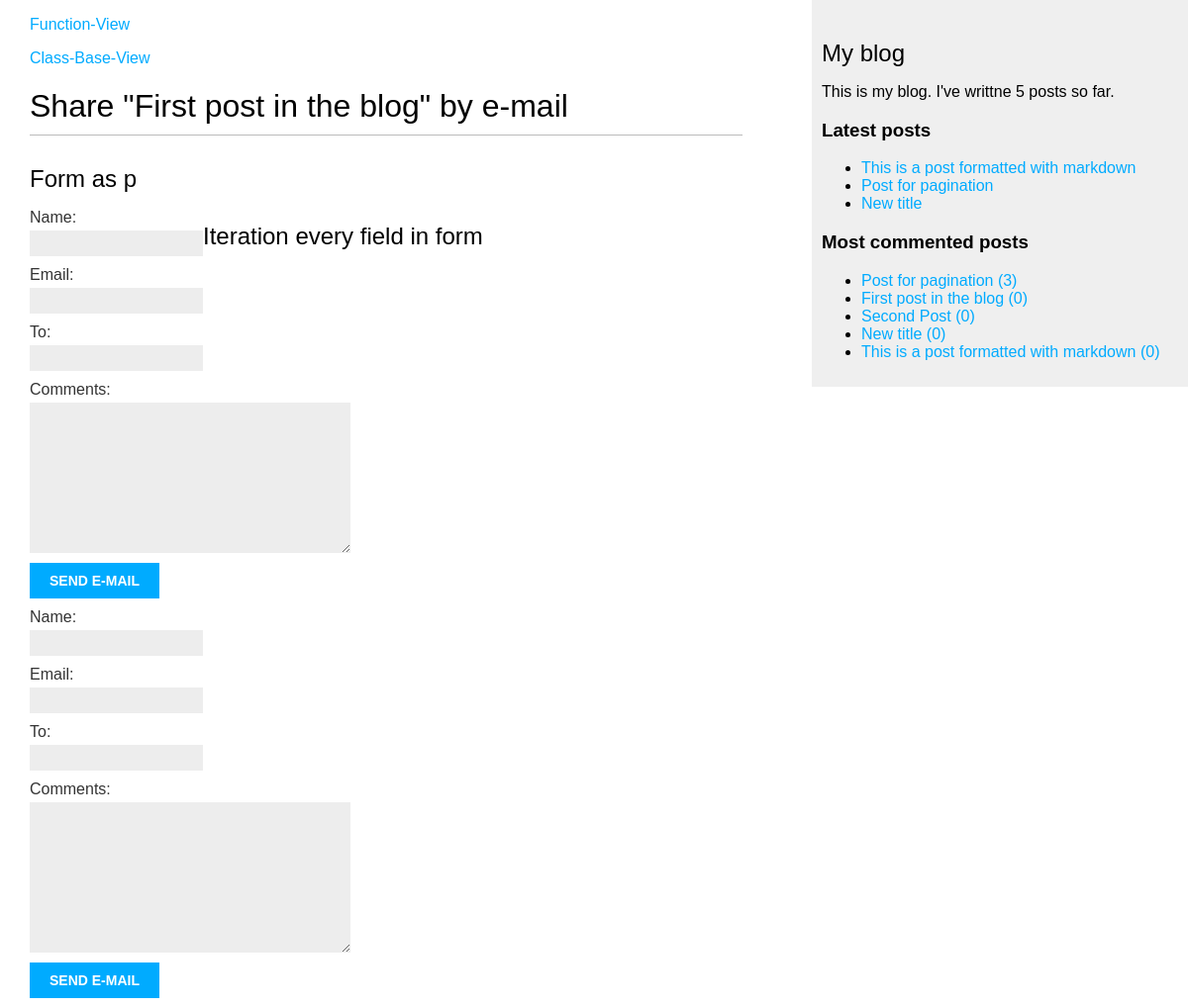
Screenshot of /blog/1/share/ with the database file from the repository.
### blog/models.py (models this page shows, shortened)
class Post(models.Model):
    STATUS_CHOICES = (
        ('draft', 'Draft'),
        ('published', 'Published'),
    )
    title = models.CharField(max_length=250)
    slug = models.SlugField(max_length=250, unique_for_date='publish')
    author = models.ForeignKey(User, on_delete=models.CASCADE,
                               related_name='blog_posts')
    body = models.TextField()
    publish = models.DateTimeField(default=timezone.now)
    created = models.DateTimeField(auto_now_add=True)
    updated = models.DateTimeField(auto_now=True)
    status = models.CharField(max_length=10, choices=STATUS_CHOICES,
                              default='draft')
    objects = models.Manager()  # Менеджер по умолчанию.
    published = PublishedManager()  # Наш новый менеджер.
    tags = TaggableManager()
    class Meta:
        ordering = ('-publish',)
    def get_absolute_url(self):
        return reverse('blog:post_detail', args=[self.publish.year,
                                                 self.publish.month,
                                                 self.publish.day, self.slug])

### blog/views.py (the view)
# urls.py: path('<int:post_id>/share/', views.post_share, name='post_share'),
def post_share(request, post_id):
    post = get_object_or_404(Post, id=post_id, status='published')
    sent = False  # Отправлено ли сообщение, передаем в контекст
    if request.method == 'POST':
        form = EmailPostForm(request.POST)
        if form.is_valid():
            cd = form.cleaned_data
            post_url = request.build_absolute_uri(post.get_absolute_url())
            subject = f'{cd["name"]} ({cd["email"]}) recommends you reading ' \
                f'"{post.title}"'
            message = f'Read "{post.title}" at {post_url}\n\n{cd["name"]}\'s ' \
                f'comments: {cd["comments"]}'
            send_mail(subject, message, 'admin@localhost', [cd["to"]])
            sent = True
    else:
        form = EmailPostForm()
    return render(request, 'blog/post/share.html', {'post': post,
                                                    'form': form,
                                                    'sent': sent})

### blog/forms.py
class EmailPostForm(forms.Form):
    name = forms.CharField(max_length=25)
    email = forms.EmailField()
    to = forms.EmailField()
    comments = forms.CharField(required=False, widget=forms.Textarea)

### blog/models.py (called while the page is built)
    def get_queryset(self):
        return super().get_queryset().filter(status='published')

### blog/templatetags/blog_tags.py (called while the page is built)
@register.simple_tag
def total_posts():
    return Post.published.count()

@register.inclusion_tag('blog/post/latest_posts.html')
def show_latest_posts(count=5):
    latest_posts = Post.published.order_by('-publish')[:count]
    return {'latest_posts': latest_posts}

@register.simple_tag
def get_most_commented_posts(count=5):
    return Post.published.annotate(total_comments=Count('comments'))\
                         .order_by('-total_comments')[:count]

### blog/templates/blog/post/share.html (shortened to what this page needs)
{% extends 'blog/base.html' %}
{% block content %}
    {% if sent %}
        <h1>E-mail successfully sent</h1>
        <p>"{{ post.title }}" was successfully sent to {{ form.cleaned_data.to }}.</p>
    {% else %}
        <h1>Share "{{ post.title }}" by e-mail</h1>
        <h2>Form as p</h2>
        <form action="." method="post">
            {{ form.as_p }}
            <input type="submit" value="Send e-mail">
        </form>
        <h2>Iteration every field in form</h2>
        <form action="." method="post">
            {% for field in form %}
                <div>
                    {{ field.label_tag }} {{ field }}
                </div>
            {%  endfor %}
            <input type="submit" value="Send e-mail">
        </form>
    {% endif %}
{% endblock %}

### blog/templates/blog/base.html (shortened to what this page needs)
{% load blog_tags %}
{% load static %}
<!DOCTYPE html>
<html>
<head>
    <link href="{% static "css/blog.css" %}" rel="stylesheet">
</head>
<body>
    <div id="content">
        <p><a href="{% url 'blog:post_list' %}">Function-View</a></p>
        <p><a href="{% url 'blog:post_list_cbv' %}">Class-Base-View</a></p>
        {% block content %}{% endblock %}
    </div>
    <div id="sidebar">
        <h2>My blog</h2>
        <p>This is my blog. I've writtne {% total_posts %} posts so far.</p>
        <h3>Latest posts</h3>
        {% show_latest_posts 3 %}
        <h3>Most commented posts</h3>
        {% get_most_commented_posts as most_commented_posts %}
        <ul>
            {% for post in most_commented_posts %}
                <li>
                    <a href="{{ post.get_absolute_url }}">
                        {{ post.title }} ({{ post.comments.count }})
                    </a>
                </li>
            {% endfor %}
        </ul>
    </div>
</body>
</html>

### blog/templates/blog/post/latest_posts.html
<ul>
    {% for post in latest_posts %}
        <li>
            <a href="{{ post.get_absolute_url }}">{{ post.title }}</a>
        </li>
    {% endfor %}
</ul>

### blog/static/css/blog.css (style rules this page uses)
body { margin:0; padding:0; font-family:helvetica, sans-serif; }
a { color:#00abff; text-decoration:none; }
h1 { font-weight:normal; border-bottom:1px solid #bbb; padding:0 0 10px 0; }
h2 { font-weight:normal; margin:30px 0 0; }
#content { float:left; width:60%; padding:0 0 0 30px; }
#sidebar { float:right; width:30%; padding:10px; background:#efefef; height:100%; }
label { float:left; clear:both; color:#333; margin-bottom:4px; }
input, textarea { clear:both; float:left; margin:0 0 10px; background:#ededed; border:0; padding:6px 10px; font-size:12px; }
input[type=submit] { font-weight:bold; background:#00abff; color:#fff; padding:10px 20px; font-size:14px; text-transform:uppercase; }

### rows the page displays
Post: title "First post in the blog", comments.count "0"
Post: title "This is a post formatted with markdown", comments.count "0"
Post: title "Post for pagination", comments.count "3"
Post: title "New title", comments.count "0"
Post: title "Second Post", comments.count "0"

### other values shown
{{ field.label_tag }} "Name:" "Email:" "To:" "Comments:"
